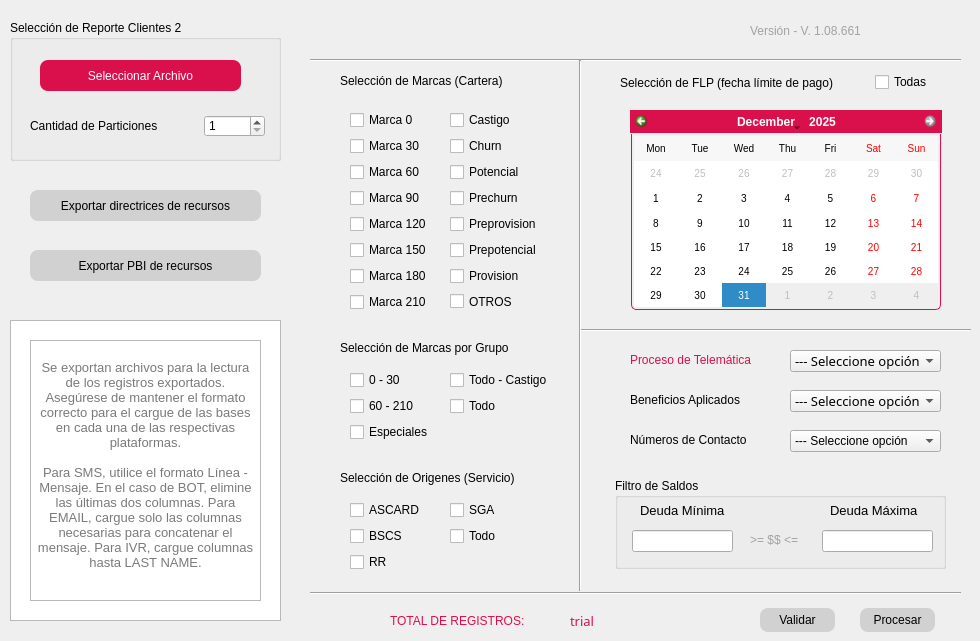
      <widget class="QWidget" name="Resources">
       <attribute name="title">
        <string>Envío Recursos</string>
       </attribute>
       <widget class="QLabel" name="label_Selection_Process">
        <property name="geometry">
         <rect>
          <x>630</x>
          <y>350</y>
          <width>161</width>
          <height>20</height>
         </rect>
        </property>
        <property name="styleSheet">
         <string notr="true">color: rgb(217, 16, 76);
font: 63 10pt &quot;Bahnschrift SemiBold&quot;;</string>
        </property>
        <property name="text">
         <string>Proceso de Telemática</string>
        </property>
       </widget>
       <widget class="Line" name="line_Vertical_2">
        <property name="geometry">
         <rect>
          <x>310</x>
          <y>583</y>
          <width>651</width>
          <height>20</height>
         </rect>
        </property>
        <property name="orientation">
         <enum>Qt::Horizontal</enum>
        </property>
       </widget>
       <widget class="QLabel" name="label_Benefits">
        <property name="geometry">
         <rect>
          <x>630</x>
          <y>390</y>
          <width>161</width>
          <height>20</height>
         </rect>
        </property>
        <property name="styleSheet">
         <string notr="true">/*color: rgb(217, 16, 76);*/
font: 63 10pt &quot;Bahnschrift SemiBold&quot;;</string>
        </property>
        <property name="text">
         <string>Beneficios Aplicados</string>
        </property>
       </widget>
       <widget class="QLabel" name="label_Contact_Min">
        <property name="geometry">
         <rect>
          <x>630</x>
          <y>430</y>
          <width>161</width>
          <height>20</height>
         </rect>
        </property>
        <property name="styleSheet">
         <string notr="true">/*color: rgb(217, 16, 76);*/
font: 63 10pt &quot;Bahnschrift SemiBold&quot;;</string>
        </property>
        <property name="text">
         <string>Números de Contacto</string>
        </property>
       </widget>
       <widget class="Line" name="line_Vertical_Tittle">
        <property name="geometry">
         <rect>
          <x>310</x>
          <y>50</y>
          <width>651</width>
          <height>20</height>
         </rect>
        </property>
        <property name="orientation">
         <enum>Qt::Horizontal</enum>
        </property>
       </widget>
       <widget class="QLabel" name="label_Version_Control">
        <property name="geometry">
         <rect>
          <x>750</x>
          <y>20</y>
          <width>191</width>
          <height>21</height>
         </rect>
        </property>
        <property name="styleSheet">
         <string notr="true">color: rgb(162, 162, 162);
font: italic 10pt &quot;MS Sans Serif&quot;;</string>
        </property>
        <property name="text">
         <string>Versión - V. 1.08.661</string>
        </property>
       </widget>
       <widget class="QWidget" name="layoutWidget_4">
        <property name="geometry">
         <rect>
          <x>350</x>
          <y>370</y>
          <width>91</width>
          <height>74</height>
         </rect>
        </property>
        <layout class="QVBoxLayout" name="verticalLayout_Brands_6">
         <item>
          <widget class="QCheckBox" name="checkBox_Brand_GROUP_1">
           <property name="text">
            <string>0 - 30</string>
           </property>
          </widget>
         </item>
         <item>
          <widget class="QCheckBox" name="checkBox_Brand_GROUP_61">
           <property name="text">
            <string>60 - 210</string>
           </property>
          </widget>
         </item>
         <item>
          <widget class="QCheckBox" name="checkBox_Brand_GROUP_SPECIALS_2">
           <property name="text">
            <string>Especiales</string>
           </property>
          </widget>
         </item>
        </layout>
       </widget>
       <widget class="QComboBox" name="comboBox_Selected_Process">
        <property name="geometry">
         <rect>
          <x>790</x>
          <y>350</y>
          <width>151</width>
          <height>22</height>
         </rect>
        </property>
        <property name="font">
         <font>
          <family>Bahnschrift Light</family>
          <pointsize>10</pointsize>
          <weight>3</weight>
          <italic>false</italic>
          <bold>false</bold>
         </font>
        </property>
        <property name="styleSheet">
         <string notr="true">font: 25 10pt &quot;Bahnschrift Light&quot;;</string>
        </property>
        <item>
         <property name="text">
          <string>--- Seleccione opción</string>
         </property>
        </item>
        <item>
         <property name="text">
          <string>BOT</string>
         </property>
        </item>
        <item>
         <property name="text">
          <string>EMAIL</string>
         </property>
        </item>
        <item>
         <property name="text">
          <string>IVR</string>
         </property>
        </item>
        <item>
         <property name="text">
          <string>SMS</string>
         </property>
        </item>
       </widget>
       <widget class="QPushButton" name="pushButton_Process">
        <property name="geometry">
         <rect>
          <x>860</x>
          <y>608</y>
          <width>75</width>
          <height>24</height>
         </rect>
        </property>
        <property name="styleSheet">
         <string notr="true">QPushButton
{
	border-radius:8px;
	color: rgb(0, 0, 0);
	background-color: rgb(209, 209, 209);
}
QPushButton:Hover
{
	color: rgb(255, 255, 255);
	background-color: rgb(217, 16, 76);
}
QPushButton:pressed
{
	color: rgb(255, 255, 255);
	background-color: rgb(0, 0, 0);
}
</string>
        </property>
        <property name="text">
         <string>Procesar</string>
        </property>
        <property name="default">
         <bool>false</bool>
        </property>
       </widget>
       <widget class="Line" name="line_Vertical_3">
        <property name="geometry">
         <rect>
          <x>580</x>
          <y>320</y>
          <width>391</width>
          <height>20</height>
         </rect>
        </property>
        <property name="orientation">
         <enum>Qt::Horizontal</enum>
        </property>
       </widget>
       <widget class="QLabel" name="label_Origins">
        <property name="geometry">
         <rect>
          <x>340</x>
          <y>470</y>
          <width>211</width>
          <height>16</height>
         </rect>
        </property>
        <property name="styleSheet">
         <string notr="true">font: 63 10pt &quot;Bahnschrift SemiBold&quot;;</string>
        </property>
        <property name="text">
         <string>Selección de Origenes (Servicio)</string>
        </property>
       </widget>
       <widget class="QLabel" name="label_Total_Registers_2">
        <property name="geometry">
         <rect>
          <x>570</x>
          <y>610</y>
          <width>111</width>
          <height>21</height>
         </rect>
        </property>
        <property name="font">
         <font>
          <family>Arial Black</family>
          <pointsize>10</pointsize>
          <weight>10</weight>
          <italic>false</italic>
          <bold>false</bold>
         </font>
        </property>
        <property name="styleSheet">
         <string notr="true">color: rgb(217, 16, 76);
font: 87 10pt &quot;Arial Black&quot;;</string>
        </property>
        <property name="text">
         <string>trial</string>
        </property>
       </widget>
       <widget class="QWidget" name="layoutWidget_3">
        <property name="geometry">
         <rect>
          <x>450</x>
          <y>500</y>
          <width>73</width>
          <height>48</height>
         </rect>
        </property>
        <layout class="QVBoxLayout" name="verticalLayout_Origins_3">
         <item>
          <widget class="QCheckBox" name="checkBox_Origin_SGA_2">
           <property name="text">
            <string>SGA</string>
           </property>
          </widget>
         </item>
         <item>
          <widget class="QCheckBox" name="checkBox_Origin_ALL_Origins_2">
           <property name="text">
            <string>Todo</string>
           </property>
          </widget>
         </item>
        </layout>
       </widget>
       <widget class="QLineEdit" name="lineEdit_Mod_Init_Min">
        <property name="geometry">
         <rect>
          <x>632</x>
          <y>530</y>
          <width>101</width>
          <height>22</height>
         </rect>
        </property>
       </widget>
       <widget class="QComboBox" name="comboBox_Benefits">
        <property name="geometry">
         <rect>
          <x>790</x>
          <y>390</y>
          <width>151</width>
          <height>22</height>
         </rect>
        </property>
        <property name="font">
         <font>
          <family>Bahnschrift Light</family>
          <pointsize>10</pointsize>
          <weight>3</weight>
          <italic>false</italic>
          <bold>false</bold>
         </font>
        </property>
        <property name="styleSheet">
         <string notr="true">font: 25 10pt &quot;Bahnschrift Light&quot;;</string>
        </property>
        <item>
         <property name="text">
          <string>--- Seleccione opción</string>
         </property>
        </item>
        <item>
         <property name="text">
          <string>Con Descuento</string>
         </property>
        </item>
        <item>
         <property name="text">
          <string>Sin Descuento</string>
         </property>
        </item>
        <item>
         <property name="text">
          <string>Todo</string>
         </property>
        </item>
       </widget>
       <widget class="QLabel" name="label_Total_Registers">
        <property name="geometry">
         <rect>
          <x>390</x>
          <y>610</y>
          <width>161</width>
          <height>21</height>
         </rect>
        </property>
        <property name="styleSheet">
         <string notr="true">color: rgb(217, 16, 76);
font: 87 9pt &quot;Arial Black&quot;;</string>
        </property>
        <property name="text">
         <string>TOTAL DE REGISTROS:</string>
        </property>
       </widget>
       <widget class="QCalendarWidget" name="calendarWidget">
        <property name="enabled">
         <bool>true</bool>
        </property>
        <property name="geometry">
         <rect>
          <x>630</x>
          <y>110</y>
          <width>312</width>
          <height>201</height>
         </rect>
        </property>
        <property name="minimumSize">
         <size>
          <width>312</width>
          <height>180</height>
         </size>
        </property>
        <property name="font">
         <font>
          <italic>false</italic>
         </font>
        </property>
        <property name="focusPolicy">
         <enum>Qt::ClickFocus</enum>
        </property>
        <property name="contextMenuPolicy">
         <enum>Qt::DefaultContextMenu</enum>
        </property>
        <property name="styleSheet">
         <string notr="true">#qt_calendar_navigationbar{

	background-color: rgb(217, 16, 76);
}

#qt_calendar_prevmonth,
#qt_calendar_nextmonth{
border: none;
qproperty-icon: none;

min-width:13 px;
max-width:13 px;
min-height:13 px;
max-height: 13 px;

border-radius: 5px;

background-color: transparent;
padding: 5px

}

#qt_calendar_prevmonth{
	margin-right: 5px;
	image: url(:/Ico_Calendar/ico/Right.png);
}
#qt_calendar_nextmonth{
	margin-left: 5px;
	image: url(:/Ico_Calendar/ico/Left.png);
}

#qt_calendar_prevmonth:hover,
#qt_calendar_nextmonth:hover{
	background-color: rgb(0, 0, 0);
}

#qt_calendar_prevmonth:pressed,
#qt_calendar_nextmonth:pressed{
	background-color: rgb(0, 0, 0);
}

#qt_calendar_calendarview{

	border: 1px solid #d9104c;
	border-top: 0px;
	border-bottom-left-radius: 5px;
	border-bottom-right-radius: 5px;
    font-size: 10px; 
	padding: 2px;
    margin: 1px;

}

#qt_calendar_calendarview::item:hover{
	border-radius: 5px;
	color: rgb(255, 255, 255);
	background-color: #d9104c;
}

#qt_calendar_calendarview::item:selected{
	border-radius: 5px;
	background-color: #d9104c;
}
</string>
        </property>
        <property name="minimumDate">
         <date>
          <year>2024</year>
          <month>2</month>
          <day>1</day>
         </date>
        </property>
        <property name="maximumDate">
         <date>
          <year>2025</year>
          <month>12</month>
          <day>31</day>
         </date>
        </property>
        <property name="gridVisible">
         <bool>false</bool>
        </property>
        <property name="verticalHeaderFormat">
         <enum>QCalendarWidget::NoVerticalHeader</enum>
        </property>
        <property name="dateEditAcceptDelay">
         <number>1500</number>
        </property>
       </widget>
       <widget class="QWidget" name="layoutWidget_2">
        <property name="geometry">
         <rect>
          <x>350</x>
          <y>500</y>
          <width>73</width>
          <height>74</height>
         </rect>
        </property>
        <layout class="QVBoxLayout" name="verticalLayout_Origins_4">
         <item>
          <widget class="QCheckBox" name="checkBox_Origin_ASCARD_2">
           <property name="text">
            <string>ASCARD</string>
           </property>
          </widget>
         </item>
         <item>
          <widget class="QCheckBox" name="checkBox_Origin_BSCS_2">
           <property name="text">
            <string>BSCS</string>
           </property>
          </widget>
         </item>
         <item>
          <widget class="QCheckBox" name="checkBox_Origin_RR_2">
           <property name="text">
            <string>RR</string>
           </property>
          </widget>
         </item>
        </layout>
       </widget>
       <widget class="QPushButton" name="pushButton_Graphic">
        <property name="geometry">
         <rect>
          <x>760</x>
          <y>608</y>
          <width>75</width>
          <height>24</height>
         </rect>
        </property>
        <property name="styleSheet">
         <string notr="true">QPushButton
{
	border-radius:8px;
	color: rgb(0, 0, 0);
	background-color: rgb(209, 209, 209);
}
QPushButton:Hover
{
	color: rgb(255, 255, 255);
	background-color: rgb(217, 16, 76);
}
QPushButton:pressed
{
	color: rgb(255, 255, 255);
	background-color: rgb(0, 0, 0);
}
</string>
        </property>
        <property name="text">
         <string>Validar</string>
        </property>
        <property name="default">
         <bool>false</bool>
        </property>
       </widget>
       <widget class="QComboBox" name="comboBox_Min_Contact">
        <property name="geometry">
         <rect>
          <x>790</x>
          <y>430</y>
          <width>151</width>
          <height>22</height>
         </rect>
        </property>
        <property name="styleSheet">
         <string notr="true">font: 25 10pt &quot;Bahnschrift Light&quot;;</string>
        </property>
        <item>
         <property name="text">
          <string>--- Seleccione opción</string>
         </property>
        </item>
        <item>
         <property name="text">
          <string>Celular</string>
         </property>
        </item>
        <item>
         <property name="text">
          <string>Fijo</string>
         </property>
        </item>
        <item>
         <property name="text">
          <string>Todos</string>
         </property>
        </item>
       </widget>
       <widget class="QWidget" name="layoutWidget_5">
        <property name="geometry">
         <rect>
          <x>350</x>
          <y>110</y>
          <width>91</width>
          <height>204</height>
         </rect>
        </property>
        <layout class="QVBoxLayout" name="verticalLayout_Brands_3">
         <item>
          <widget class="QCheckBox" name="checkBox_Brand_1">
           <property name="text">
            <string>Marca 0</string>
           </property>
          </widget>
         </item>
         <item>
          <widget class="QCheckBox" name="checkBox_Brand_31">
           <property name="text">
            <string>Marca 30</string>
           </property>
          </widget>
         </item>
         <item>
          <widget class="QCheckBox" name="checkBox_Brand_61">
           <property name="text">
            <string>Marca 60</string>
           </property>
          </widget>
         </item>
         <item>
          <widget class="QCheckBox" name="checkBox_Brand_91">
           <property name="text">
            <string>Marca 90</string>
           </property>
          </widget>
         </item>
         <item>
          <widget class="QCheckBox" name="checkBox_Brand_121">
           <property name="text">
            <string>Marca 120</string>
           </property>
          </widget>
         </item>
         <item>
          <widget class="QCheckBox" name="checkBox_brand_151">
           <property name="text">
            <string>Marca 150</string>
           </property>
          </widget>
         </item>
         <item>
          <widget class="QCheckBox" name="checkBox_Brand_181">
           <property name="text">
            <string>Marca 180</string>
           </property>
          </widget>
         </item>
         <item>
          <widget class="QCheckBox" name="checkBox_Brand_211">
           <property name="text">
            <string>Marca 210</string>
           </property>
          </widget>
         </item>
        </layout>
       </widget>
       <widget class="Line" name="line_Horizontal">
        <property name="geometry">
         <rect>
          <x>570</x>
          <y>60</y>
          <width>20</width>
          <height>531</height>
         </rect>
        </property>
        <property name="orientation">
         <enum>Qt::Vertical</enum>
        </property>
       </widget>
       <widget class="QLabel" name="label_Origins_2">
        <property name="geometry">
         <rect>
          <x>340</x>
          <y>340</y>
          <width>211</width>
          <height>16</height>
         </rect>
        </property>
        <property name="styleSheet">
         <string notr="true">font: 63 10pt &quot;Bahnschrift SemiBold&quot;;</string>
        </property>
        <property name="text">
         <string>Selección de Marcas por Grupo</string>
        </property>
       </widget>
       <widget class="QLabel" name="label_Mod_Init_CTA_">
        <property name="geometry">
         <rect>
          <x>750</x>
          <y>530</y>
          <width>61</width>
          <height>20</height>
         </rect>
        </property>
        <property name="styleSheet">
         <string notr="true">font: 11pt &quot;Microsoft Yi Baiti&quot;;
color: rgb(163, 163, 163);
font: 75 10pt &quot;MS Shell Dlg 2&quot;;</string>
        </property>
        <property name="text">
         <string>&gt;= $$ &lt;=</string>
        </property>
       </widget>
       <widget class="QLineEdit" name="lineEdit_Mod_Init_Max">
        <property name="geometry">
         <rect>
          <x>822</x>
          <y>530</y>
          <width>111</width>
          <height>22</height>
         </rect>
        </property>
       </widget>
       <widget class="QWidget" name="layoutWidget_6">
        <property name="geometry">
         <rect>
          <x>450</x>
          <y>110</y>
          <width>97</width>
          <height>201</height>
         </rect>
        </property>
        <layout class="QVBoxLayout" name="verticalLayout_Brands_7">
         <item>
          <widget class="QCheckBox" name="checkBox_Brand_Castigo_2">
           <property name="text">
            <string>Castigo</string>
           </property>
          </widget>
         </item>
         <item>
          <widget class="QCheckBox" name="checkBox_Brand_Churn_2">
           <property name="text">
            <string>Churn</string>
           </property>
          </widget>
         </item>
         <item>
          <widget class="QCheckBox" name="checkBox_Brand_Potencial_2">
           <property name="text">
            <string>Potencial</string>
           </property>
          </widget>
         </item>
         <item>
          <widget class="QCheckBox" name="checkBox_Brand_Prechurn_2">
           <property name="text">
            <string>Prechurn</string>
           </property>
          </widget>
         </item>
         <item>
          <widget class="QCheckBox" name="checkBox_Brand_Preprovision_2">
           <property name="text">
            <string>Preprovision</string>
           </property>
          </widget>
         </item>
         <item>
          <widget class="QCheckBox" name="checkBox_Brand_Prepotencial_2">
           <property name="text">
            <string>Prepotencial</string>
           </property>
          </widget>
         </item>
         <item>
          <widget class="QCheckBox" name="checkBox_Brand_Provision_2">
           <property name="text">
            <string>Provision</string>
           </property>
          </widget>
         </item>
         <item>
          <widget class="QCheckBox" name="checkBox_Brand_Provision_4">
           <property name="text">
            <string>OTROS</string>
           </property>
          </widget>
         </item>
        </layout>
       </widget>
       <widget class="QLabel" name="label_Mod_Init_CTA_Min">
        <property name="geometry">
         <rect>
          <x>640</x>
          <y>500</y>
          <width>91</width>
          <height>20</height>
         </rect>
        </property>
        <property name="font">
         <font>
          <family>Leelawadee UI</family>
          <pointsize>10</pointsize>
          <weight>50</weight>
          <italic>false</italic>
          <bold>false</bold>
         </font>
        </property>
        <property name="styleSheet">
         <string notr="true">font: 10pt &quot;Leelawadee UI&quot;;</string>
        </property>
        <property name="text">
         <string>Deuda Mínima</string>
        </property>
       </widget>
       <widget class="QWidget" name="layoutWidget_7">
        <property name="geometry">
         <rect>
          <x>450</x>
          <y>370</y>
          <width>109</width>
          <height>48</height>
         </rect>
        </property>
        <layout class="QVBoxLayout" name="verticalLayout_Brands_8">
         <item>
          <widget class="QCheckBox" name="checkBox_Brand_Less_Castigo_2">
           <property name="text">
            <string>Todo - Castigo</string>
           </property>
          </widget>
         </item>
         <item>
          <widget class="QCheckBox" name="checkBox_brand_ALL_2">
           <property name="text">
            <string>Todo</string>
           </property>
          </widget>
         </item>
        </layout>
       </widget>
       <widget class="QLabel" name="label_LOGO">
        <property name="geometry">
         <rect>
          <x>420</x>
          <y>15</y>
          <width>109</width>
          <height>31</height>
         </rect>
        </property>
        <property name="text">
         <string/>
        </property>
        <property name="pixmap">
         <pixmap>../resources/ico/Logo_Label.png</pixmap>
        </property>
        <property name="scaledContents">
         <bool>true</bool>
        </property>
       </widget>
       <widget class="QLabel" name="label_Mod_Init_CTA_Max">
        <property name="geometry">
         <rect>
          <x>830</x>
          <y>500</y>
          <width>91</width>
          <height>20</height>
         </rect>
        </property>
        <property name="font">
         <font>
          <family>Leelawadee UI</family>
          <pointsize>10</pointsize>
          <weight>50</weight>
          <italic>false</italic>
          <bold>false</bold>
         </font>
        </property>
        <property name="styleSheet">
         <string notr="true">font: 10pt &quot;Leelawadee UI&quot;;</string>
        </property>
        <property name="text">
         <string>Deuda Máxima</string>
        </property>
       </widget>
       <widget class="QGroupBox" name="Mod_Init_CTA_Group">
        <property name="geometry">
         <rect>
          <x>615</x>
          <y>478</y>
          <width>331</width>
          <height>91</height>
         </rect>
        </property>
        <property name="styleSheet">
         <string notr="true">font: 63 10pt &quot;Bahnschrift SemiBold&quot;;</string>
        </property>
        <property name="title">
         <string>Filtro de Saldos</string>
        </property>
       </widget>
       <widget class="QGroupBox" name="Group_Selection_Starter_2">
        <property name="geometry">
         <rect>
          <x>10</x>
          <y>20</y>
          <width>271</width>
          <height>141</height>
         </rect>
        </property>
        <property name="styleSheet">
         <string notr="true">font: 63 10pt &quot;Bahnschrift SemiBold&quot;;</string>
        </property>
        <property name="title">
         <string>Selección de Reporte Clientes 2</string>
        </property>
        <widget class="QPushButton" name="pushButton_Select_File_2">
         <property name="geometry">
          <rect>
           <x>30</x>
           <y>40</y>
           <width>201</width>
           <height>31</height>
          </rect>
         </property>
         <property name="styleSheet">
          <string notr="true">QPushButton
{
	border-radius:8px;
	color: rgb(255, 255, 255);
	background-color: rgb(217, 16, 76);
}
QPushButton:Hover
{
	color: rgb(255, 255, 255);
	background-color: rgb(94, 94, 94);
}
QPushButton:pressed
{
	color: rgb(255, 255, 255);
	background-color: rgb(0, 0, 0);
}
</string>
         </property>
         <property name="text">
          <string>Seleccionar Archivo</string>
         </property>
         <property name="default">
          <bool>false</bool>
         </property>
        </widget>
        <widget class="QSpinBox" name="spinBox_Partitions_2">
         <property name="geometry">
          <rect>
           <x>194</x>
           <y>95</y>
           <width>61</width>
           <height>22</height>
          </rect>
         </property>
         <property name="minimum">
          <number>1</number>
         </property>
         <property name="maximum">
          <number>50</number>
         </property>
        </widget>
        <widget class="QLabel" name="label_Partitions_2">
         <property name="geometry">
          <rect>
           <x>20</x>
           <y>90</y>
           <width>168</width>
           <height>31</height>
          </rect>
         </property>
         <property name="styleSheet">
          <string notr="true">font: 63 10pt &quot;Bahnschrift SemiBold&quot;;</string>
         </property>
         <property name="text">
          <string>Cantidad de Particiones           </string>
         </property>
        </widget>
       </widget>
       <widget class="QPushButton" name="pushButton_Partitions_BD_6">
        <property name="geometry">
         <rect>
          <x>30</x>
          <y>190</y>
          <width>231</width>
          <height>31</height>
         </rect>
        </property>
        <property name="styleSheet">
         <string notr="true">QPushButton
{
	border-radius:8px;
	color: rgb(0, 0, 0);
	background-color: rgb(209, 209, 209);
}
QPushButton:Hover
{
	color: rgb(255, 255, 255);
	background-color: rgb(217, 16, 76);
}
QPushButton:pressed
{
	color: rgb(255, 255, 255);
	background-color: rgb(0, 0, 0);
}
</string>
        </property>
        <property name="text">
         <string>Exportar directrices de recursos</string>
        </property>
        <property name="default">
         <bool>false</bool>
        </property>
       </widget>
       <widget class="QPushButton" name="pushButton_Partitions_BD_7">
        <property name="geometry">
         <rect>
          <x>30</x>
          <y>250</y>
          <width>231</width>
          <height>31</height>
         </rect>
        </property>
        <property name="styleSheet">
         <string notr="true">QPushButton
{
	border-radius:8px;
	color: rgb(0, 0, 0);
	background-color: rgb(209, 209, 209);
}
QPushButton:Hover
{
	color: rgb(255, 255, 255);
	background-color: rgb(217, 16, 76);
}
QPushButton:pressed
{
	color: rgb(255, 255, 255);
	background-color: rgb(0, 0, 0);
}
</string>
        </property>
        <property name="text">
         <string>Exportar PBI de recursos</string>
        </property>
        <property name="default">
         <bool>false</bool>
        </property>
       </widget>
       <widget class="QLabel" name="label_Brands_2">
        <property name="geometry">
         <rect>
          <x>340</x>
          <y>70</y>
          <width>174</width>
          <height>22</height>
         </rect>
        </property>
        <property name="styleSheet">
         <string notr="true">font: 63 10pt &quot;Bahnschrift SemiBold&quot;;</string>
        </property>
        <property name="text">
         <string>Selección de Marcas (Cartera)</string>
        </property>
       </widget>
       <widget class="QCheckBox" name="checkBox_ALL_DATES_FLP_2">
        <property name="geometry">
         <rect>
          <x>875</x>
          <y>72</y>
          <width>58</width>
          <height>20</height>
         </rect>
        </property>
        <property name="text">
         <string>Todas</string>
        </property>
       </widget>
       <widget class="QLabel" name="label_Dates_FLP_2">
        <property name="geometry">
         <rect>
          <x>620</x>
          <y>72</y>
          <width>249</width>
          <height>21</height>
         </rect>
        </property>
        <property name="styleSheet">
         <string notr="true">font: 63 10pt &quot;Bahnschrift SemiBold&quot;;</string>
        </property>
        <property name="text">
         <string>Selección de FLP (fecha límite de pago)         </string>
        </property>
       </widget>
       <widget class="QGraphicsView" name="graphicsView_3">
        <property name="geometry">
         <rect>
          <x>10</x>
          <y>320</y>
          <width>271</width>
          <height>301</height>
         </rect>
        </property>
       </widget>
       <widget class="QTextEdit" name="textEdit">
        <property name="geometry">
         <rect>
          <x>30</x>
          <y>340</y>
          <width>231</width>
          <height>261</height>
         </rect>
        </property>
        <property name="html">
         <string>&lt;!DOCTYPE HTML PUBLIC &quot;-//W3C//DTD HTML 4.0//EN&quot; &quot;http://www.w3.org/TR/REC-html40/strict.dtd&quot;&gt;
&lt;html&gt;&lt;head&gt;&lt;meta name=&quot;qrichtext&quot; content=&quot;1&quot; /&gt;&lt;style type=&quot;text/css&quot;&gt;
p, li { white-space: pre-wrap; }
&lt;/style&gt;&lt;/head&gt;&lt;body style=&quot; font-family:'MS Shell Dlg 2'; font-size:8.25pt; font-weight:400; font-style:normal;&quot;&gt;
&lt;p align=&quot;center&quot; style=&quot;-qt-paragraph-type:empty; margin-top:0px; margin-bottom:0px; margin-left:0px; margin-right:0px; -qt-block-indent:0; text-indent:0px; font-size:9.75pt;&quot;&gt;&lt;br /&gt;&lt;/p&gt;
&lt;p align=&quot;center&quot; style=&quot; margin-top:0px; margin-bottom:0px; margin-left:0px; margin-right:0px; -qt-block-indent:0; text-indent:0px;&quot;&gt;&lt;span style=&quot; font-size:10pt; color:#7a7a7a;&quot;&gt;Se exportan archivos para la lectura de los registros exportados. Asegúrese de mantener el formato correcto para el cargue de las bases en cada una de las respectivas plataformas.&lt;/span&gt;&lt;/p&gt;
&lt;p align=&quot;center&quot; style=&quot;-qt-paragraph-type:empty; margin-top:0px; margin-bottom:0px; margin-left:0px; margin-right:0px; -qt-block-indent:0; text-indent:0px; font-size:10pt; color:#7a7a7a;&quot;&gt;&lt;br /&gt;&lt;/p&gt;
&lt;p align=&quot;center&quot; style=&quot; margin-top:0px; margin-bottom:0px; margin-left:0px; margin-right:0px; -qt-block-indent:0; text-indent:0px;&quot;&gt;&lt;span style=&quot; font-size:10pt; color:#7a7a7a;&quot;&gt;Para SMS, utilice el formato Línea - Mensaje. En el caso de BOT, elimine las últimas dos columnas. Para EMAIL, cargue solo las columnas necesarias para concatenar el mensaje. Para IVR, cargue columnas hasta LAST NAME.&lt;/span&gt;&lt;/p&gt;&lt;/body&gt;&lt;/html&gt;</string>
        </property>
       </widget>
       <zorder>Mod_Init_CTA_Group</zorder>
       <zorder>label_Selection_Process</zorder>
       <zorder>line_Vertical_2</zorder>
       <zorder>label_Benefits</zorder>
       <zorder>label_Contact_Min</zorder>
       <zorder>line_Vertical_Tittle</zorder>
       <zorder>label_Version_Control</zorder>
       <zorder>layoutWidget_4</zorder>
       <zorder>comboBox_Selected_Process</zorder>
       <zorder>pushButton_Process</zorder>
       <zorder>line_Vertical_3</zorder>
       <zorder>label_Origins</zorder>
       <zorder>label_Total_Registers_2</zorder>
       <zorder>layoutWidget_3</zorder>
       <zorder>lineEdit_Mod_Init_Min</zorder>
       <zorder>comboBox_Benefits</zorder>
       <zorder>label_Total_Registers</zorder>
       <zorder>calendarWidget</zorder>
       <zorder>layoutWidget_2</zorder>
       <zorder>pushButton_Graphic</zorder>
       <zorder>comboBox_Min_Contact</zorder>
       <zorder>layoutWidget_5</zorder>
       <zorder>line_Horizontal</zorder>
       <zorder>label_Origins_2</zorder>
       <zorder>label_Mod_Init_CTA_</zorder>
       <zorder>lineEdit_Mod_Init_Max</zorder>
       <zorder>layoutWidget_6</zorder>
       <zorder>label_Mod_Init_CTA_Min</zorder>
       <zorder>layoutWidget_7</zorder>
       <zorder>label_LOGO</zorder>
       <zorder>label_Mod_Init_CTA_Max</zorder>
       <zorder>Group_Selection_Starter_2</zorder>
       <zorder>pushButton_Partitions_BD_6</zorder>
       <zorder>pushButton_Partitions_BD_7</zorder>
       <zorder>label_Brands_2</zorder>
       <zorder>checkBox_ALL_DATES_FLP_2</zorder>
       <zorder>label_Dates_FLP_2</zorder>
       <zorder>graphicsView_3</zorder>
       <zorder>textEdit</zorder>
      </widget>
